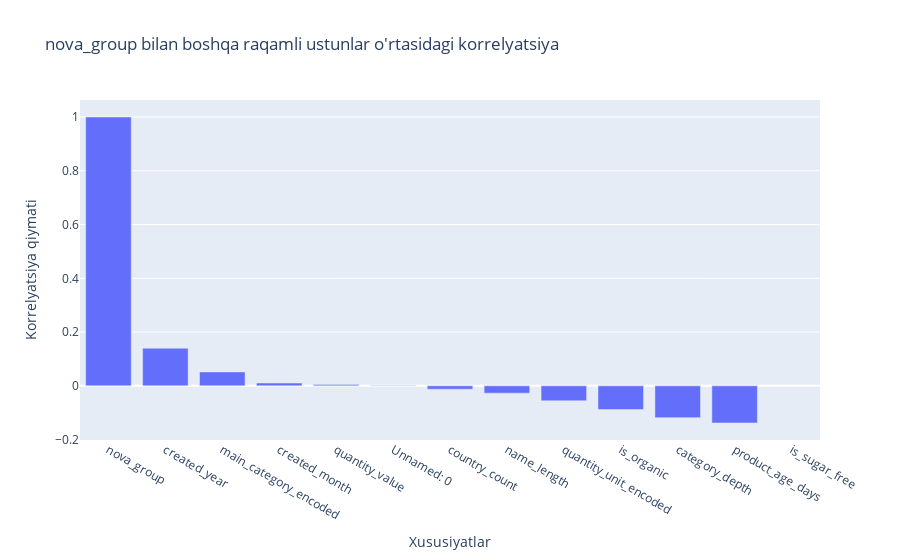

The notebook cell this image was saved under:
### Code cell
import pandas as pd
import plotly.express as px

# Raqamli ustunlarni tanlash
numeric_cols = df.select_dtypes(include=['float64', 'int64']).columns

# faqat raqamli ustunlar bo'yicha korrelyatsiya
corr_matrix = df[numeric_cols].corr()

# nova_group ustunining boshqa ustunlar bilan korrelyatsiyasi
nova_group_corr = corr_matrix[['nova_group']].sort_values(by='nova_group', ascending=False)

# Heatmap uchun DataFrame ni transformatsiya qilish
heatmap_data = nova_group_corr.reset_index()
heatmap_data.columns = ['Feature', 'Correlation_with_nova_group']

# Plotly Express yordamida bar grafik
fig = px.bar(
    heatmap_data,
    x='Feature',
    y='Correlation_with_nova_group',
    title='nova_group bilan boshqa raqamli ustunlar o\'rtasidagi korrelyatsiya',
    labels={'Correlation_with_nova_group': 'Korrelyatsiya qiymati', 'Feature': 'Xususiyatlar'}
)

fig.show()

### Figure 1 — Plotly figure (JSON) as saved in the notebook; plotly's stock layout.template omitted (floating-point values rounded to 4 significant figures)
{"data": [{"hovertemplate": "Xususiyatlar=%{x}<br>Korrelyatsiya qiymati=%{y}<extra></extra>", "legendgroup": "", "marker": {"color": "#636efa", "pattern": {"shape": ""}}, "name": "", "orientation": "v", "showlegend": false, "textposition": "auto", "type": "bar", "x": ["nova_group", "created_year", "main_category_encoded", "created_month", "quantity_value", "Unnamed: 0", "country_count", "name_length", "quantity_unit_encoded", "is_organic", "category_depth", "product_age_days", "is_sugar_free"], "xaxis": "x", "y": [1.0, 0.14, 0.05175, 0.01043, 0.00459, -0.0001443, -0.01263, -0.02705, -0.05573, -0.08802, -0.1183, -0.1382, NaN], "yaxis": "y"}], "layout": {"barmode": "relative", "legend": {"tracegroupgap": 0}, "title": {"text": "nova_group bilan boshqa raqamli ustunlar o'rtasidagi korrelyatsiya"}, "xaxis": {"anchor": "y", "domain": [0, 1], "title": {"text": "Xususiyatlar"}}, "yaxis": {"anchor": "x", "domain": [0, 1], "title": {"text": "Korrelyatsiya qiymati"}}}}
